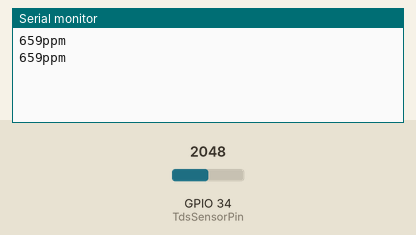
Bench run of a sketch on a simulated ESP32. Shown: the last lines printed to the serial monitor. Inputs (shaded band) come from the test bench; at power-on: GPIO 34 (TdsSensorPin) = 2048.

Above: at 1.8 s.
1.9 s: GPIO 34 (TdsSensorPin) set to 2866
At 2.3 s:
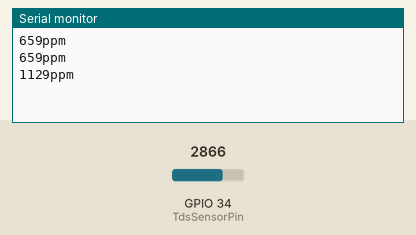
3.4 s: GPIO 34 (TdsSensorPin) set to 3603
At 4.8 s:
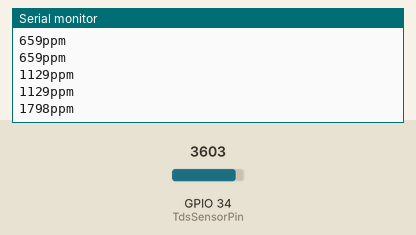
Timing chart, 0 to 6.4 s (numbered marks = the images above; inputs shaded):
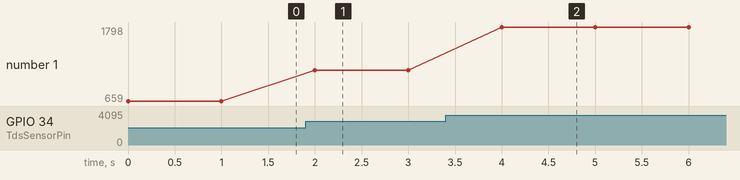

Measured:
- after the input at 1.9 s, the serial monitor: prints a new line after 0.10 s (image 1)
- after the input at 3.4 s, the serial monitor: prints a new line after 0.60 s (image 2)
- plotted number 1: 659 → 1129 after the input at 1.9 s, 1129 → 1798 after the input at 3.4 s

The sketch:

TDS_Sensor.ino
```cpp
#include <EEPROM.h>
#include "GravityTDS.h"

#define TdsSensorPin 34

GravityTDS gravityTds;

float temperature = 25, tdsValue;

void setup()
{
    Serial.begin(115200);

    gravityTds.setPin(TdsSensorPin);
    gravityTds.setAref(3.3);  //reference voltage on ADC, default 5.0V on Arduino UNO
    gravityTds.setAdcRange(4096);  //1024 for 10bit ADC;4096 for 12bit ADC
    gravityTds.begin();  //initialization

}

void loop()
{
    //temperature = readTemperature();  //add your temperature sensor and read it
    gravityTds.setTemperature(temperature);  // set the temperature and execute temperature compensation
    gravityTds.update();  //sample and calculate
    tdsValue = gravityTds.getTdsValue();  // then get the value
    Serial.print(tdsValue,0);
    Serial.println("ppm");
    delay(1000);
}
```
